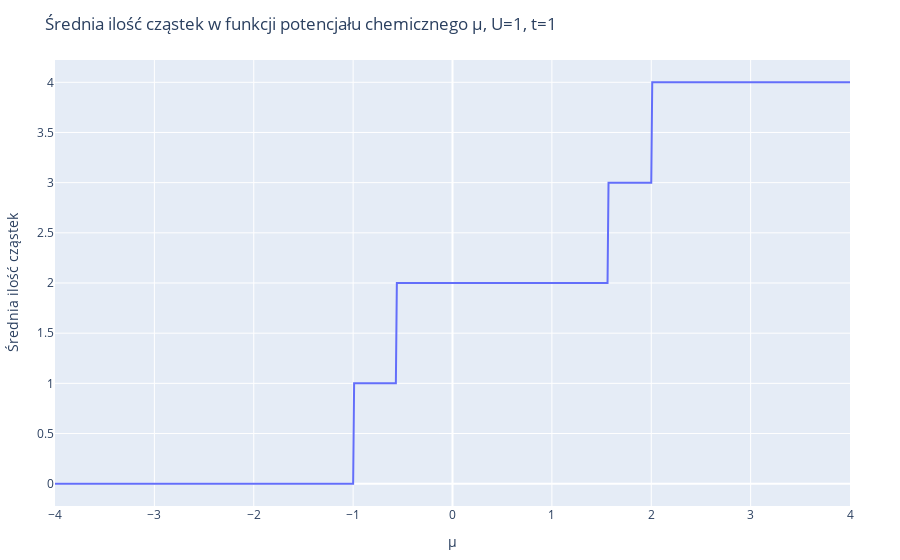

The notebook cell saved with this chart:
### Markdown cell above
Średnia ilość cząstek w stanie, w zależności od potencjału chemicznego:

### Code cell
avg_no_particles = [no_particles_from_state(state, N) for state in ground_states]
layout = Layout(
    title="Średnia ilość cząstek w funkcji potencjału chemicznego μ, U=$U, t=$t",
    xaxis_title="μ",
    yaxis_title="Średnia ilość cząstek",
)
plot([scatter(x=potentials, y=avg_no_particles)], layout)

### Figure 1 — Plotly figure (JSON) as saved in the notebook; plotly's stock layout.template omitted (floating-point values rounded to 4 significant figures; data arrays with more than 128 entries replaced by an {"elided": "..."} marker saying what was removed)
{"data": [{"type": "scatter", "x": {"elided": "801 float values"}, "y": {"elided": "801 float values"}}], "layout": {"margin": {"b": 50, "l": 50, "r": 50, "t": 60}, "title": "Średnia ilość cząstek w funkcji potencjału chemicznego μ, U=1, t=1", "xaxis": {"title": {"text": "μ"}}, "yaxis": {"title": {"text": "Średnia ilość cząstek"}}}}
